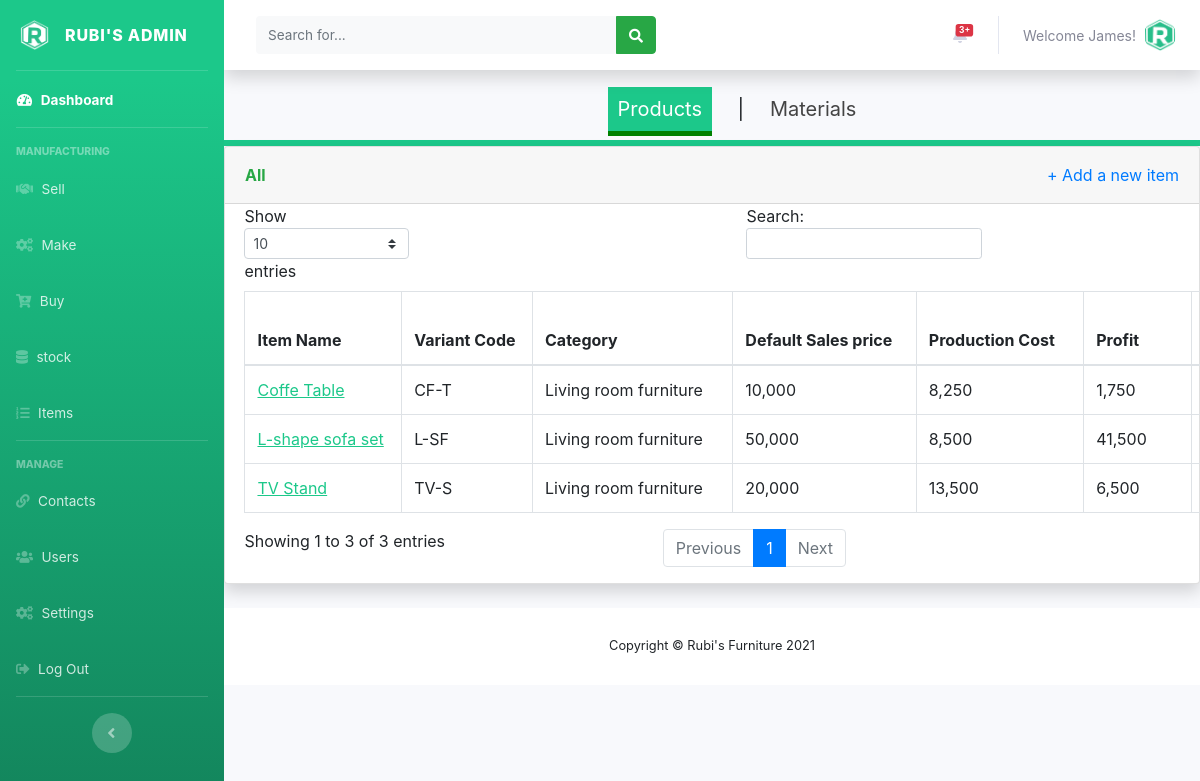
Page /admin/items.php (signed in) on the earlier database version.
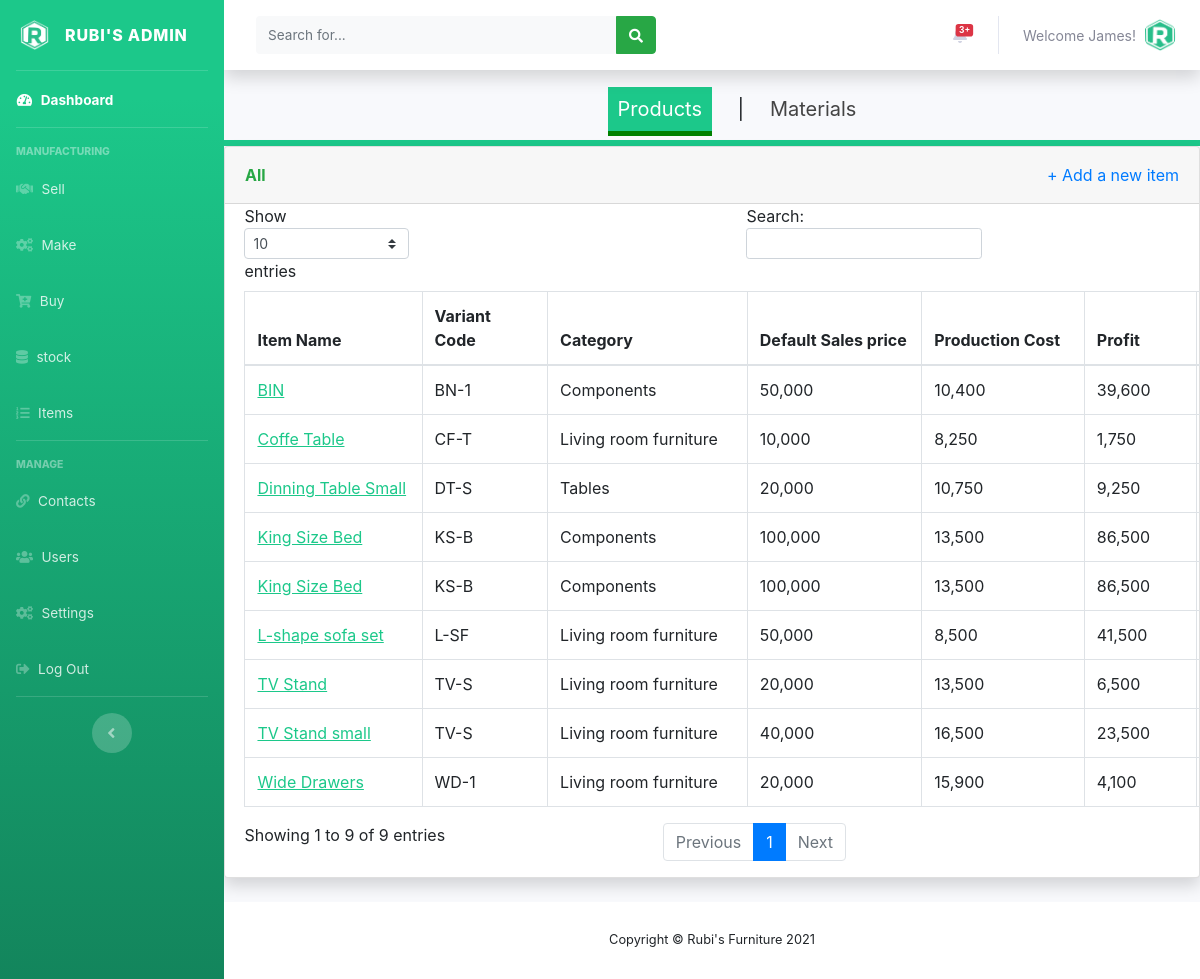
Same page on the later database version.
### tables this page shows
CREATE TABLE IF NOT EXISTS `users` (
  `user_id` int(11) NOT NULL AUTO_INCREMENT,
  `full_name` varchar(150) NOT NULL,
  `user_name` varchar(120) NOT NULL,
  `user_password` varchar(250) NOT NULL,
  `email` varchar(120) NOT NULL,
  `role` int(10) NOT NULL,
  `user_status` int(11) NOT NULL DEFAULT '0',
  `date_created` timestamp NOT NULL DEFAULT CURRENT_TIMESTAMP,
  PRIMARY KEY (`user_id`),
  KEY `role` (`role`)
);

CREATE TABLE IF NOT EXISTS `tbl_items` (
  `id` int(11) NOT NULL AUTO_INCREMENT,
  `item_name` varchar(150) NOT NULL,
  `variant_code` varchar(150) NOT NULL,
  `category` int(11) NOT NULL DEFAULT '0',
  `item_materials` varchar(150) NOT NULL,
  `item_operations` varchar(150) NOT NULL,
  `item_resources` varchar(150) NOT NULL,
  `default_sales_price` int(11) NOT NULL,
  `date_created` timestamp NOT NULL DEFAULT CURRENT_TIMESTAMP,
  PRIMARY KEY (`id`)
);

CREATE TABLE IF NOT EXISTS `tbl_categories` (
  `id` int(11) NOT NULL AUTO_INCREMENT,
  `category_description` varchar(150) NOT NULL,
  PRIMARY KEY (`id`)
);

### admin/items.php (the view, shortened to what this page needs)
<?php
include('../includes/config.php');
if (empty($_SESSION['user_id'])){
  header('Location: ../index.php');
}
else{
  include('includes/header.php');
  include('includes/navbar.php');
  include('includes/topbar.php');
  ?>
  <div class="nav1">
    <ul>
      <li><a href="items.php" class="active1" style="color:#FFFFFF;  background: #1cc88a;" >Products</a></li>
      <li>|</li>
      <li><a href="materials.php">Materials</a></li>
    </ul>
  </div>
  <div class="card shadow mb-4">
    <div class="card-header py-3">
      <div class="row mb-12">
        <div class="col mb-7 font-weight-bold text-success"
        <h6 class="m-0">All</h6>
      </div>
      <div align="right" class="col">
        <a href="addnewitem.php">
          + Add a new item
        </a>
      </div>
    </div>
  </div>
  <div class="table-responsive">
    <?php
    $sql = "SELECT tbl_items.*, tbl_categories.category_description FROM tbl_items INNER JOIN tbl_categories ON tbl_items.category = tbl_categories.id";
    $querry=$dbconn->prepare($sql);
    $querry->execute();
    $rows = $querry->fetchAll(PDO::FETCH_OBJ);
    $count = $querry->rowCount();
    ?>
    <table class="table table-bordered" id="dataTable" width="120%" cellspacing="0">
      <thead>
        <tr>
          <th>Item Name</th>
          <th>Variant Code</th>
          <th>Category</th>
          <th>Default Sales price</th>
          <th>Production Cost</th>
          <th>Profit</th>
          <th>Margin</th>
        </tr>
      </thead>
      <tbody>
        <?php if($count > 0)
        {
          foreach($rows as $row) {
            $default_sales_price = $row->default_sales_price;
            ?>
            <tr>
              <td><a href="productdetails.php?p_id=<?php echo($row->id);?>" class="prod" style="color: #1cc88a;"><?php echo htmlentities($row->item_name);?></a></td>
              <td><?php echo htmlentities($row->variant_code);?></td>
              <td><?php echo htmlentities($row->category_description);?></td>
              <td><?php echo htmlentities(number_format($row->default_sales_price));?></td>
                <?php
                $required_materials = unserialize($row->item_materials);
                $required_operations = unserialize($row->item_operations);
                $required_resources = unserialize($row->item_resources);
                $total_cost = 0;
                $production_period = 0;
                $req_resources = 0;
                foreach ($required_materials as $materials) {
                  $sql = "SELECT purchase_price FROM tbl_materials WHERE id = $materials";
                  $querry=$dbconn->prepare($sql);
                  $querry->execute();
                  $rows = $querry->fetchAll(PDO::FETCH_OBJ);
                  $count = $querry->rowCount();
                  if($count > 0)
                  {
                    foreach($rows as $row) {
                        $total_cost += $row->purchase_price;
                     }
                  }
                }
                foreach ($required_operations as $operations) {
                  $sql = "SELECT time_taken FROM tbl_operations WHERE id = $operations";
                  $querry=$dbconn->prepare($sql);
                  $querry->execute();
                  $rows = $querry->fetchAll(PDO::FETCH_OBJ);
                  $count = $querry->rowCount();
                  if($count > 0)
                  {
                    foreach($rows as $row) {
                        $production_period += $row->time_taken;
                     }
                  }
                }
                foreach ($required_resources as $charge_per_hour) {
                  $sql = "SELECT resource_amount_per_hour FROM tbl_resources WHERE id = $charge_per_hour";
                  $querry=$dbconn->prepare($sql);
                  $querry->execute();
                  $rows = $querry->fetchAll(PDO::FETCH_OBJ);
                  $count = $querry->rowCount();
                  if($count > 0)
                  {
                    foreach($rows as $row) {
                        $req_resources += $row->resource_amount_per_hour;
                     }
                  }
                }
              $total = $total_cost + ($req_resources * $production_period);
              $profit = $default_sales_price - $total;?>
              <td><?php echo htmlentities(number_format($total));?></td>
              <td><?php echo htmlentities(number_format($profit));?></td>
              <td><?php echo htmlentities(round(($profit * 100) / $default_sales_price, 1))."%";?></td>
          </tr>
        <?php }}?>
      </tbody>
    </table>
  </div>
</div>
<?php
include('includes/footer.php');
}?>

### admin/includes/header.php (shortened to what this page needs)
<!DOCTYPE html>
<html lang="en">
<head>
  <link href="vendor/fontawesome-free/css/all.min.css" rel="stylesheet" type="text/css">
  <link href="css/sb-admin-2.min.css" rel="stylesheet">
  <link href="custom-css/mystyle.css" rel="stylesheet">
  <link rel="stylesheet" type="text/css" href="css/bootstrap.css">
</head>
<body id="page-top">
  <div id="wrapper">

### admin/includes/navbar.php (shortened to what this page needs)
<ul class="navbar-nav bg-gradient-success sidebar sidebar-dark accordion" id="accordionSidebar">
  <a class="sidebar-brand d-flex align-items-center justify-content-center" href="index.php">
    <div class="sidebar-brand-icon rotate-n-0">
      <img src="assets/img/logo/pms_logo.png" height="30px"/>
    </div>
    <div class="sidebar-brand-text mx-3">Rubi's Admin</div>
  </a>
  <hr class="sidebar-divider my-0">
  <li class="nav-item active">
    <a class="nav-link" href="index.php">
      <i class="fas fa-fw fa-tachometer-alt"></i>
      <span>Dashboard</span></a>
    </li>
    <hr class="sidebar-divider">
    <div class="sidebar-heading">
      Manufacturing
    </div>
    <li class="nav-item">
      <a class="nav-link" href="sellsquote.php">
        <i class="fa fa-handshake"></i>
        <span>Sell</span></a>
      </li>
      <li class="nav-item">
        <a class="nav-link" href="makeorders.php">
          <i class="fa fa-cogs"></i>
          <span>Make</span></a>
        </li>
        <li class="nav-item">
          <a class="nav-link" href="buymaterials.php">
            <i class="fa fa-cart-plus"></i>
            <span>Buy</span></a>
          </li>   <li class="nav-item">
            <a class="nav-link" href="stock.php">
              <i class="fa fa-database"></i>
              <span>stock</span></a>
            </li>
            <li class="nav-item">
              <a class="nav-link" href="items.php">
                <i class="fa fa-list-ol"></i>
                <span>Items</span></a>
              </li>
              <hr class="sidebar-divider">
              <div class="sidebar-heading">
                Manage
              </div>
              <li class="nav-item">
                <a class="nav-link" href="customers.php">
                  <i class="fa fa-link"></i>
                  <span>Contacts</span></a>
                </li>
                <li class="nav-item">
                  <a class="nav-link" href="users.php">
                    <i class="fa fa-users"></i>
                    <span>Users</span></a>
                  </li>
                  <li class="nav-item">
                    <a class="nav-link" href="settings.php">
                      <i class="fa fa-cogs"></i>
                      <span>Settings</span></a>
                    </li>
                    <li class="nav-item">
                      <a class="nav-link" href="logout.php">
                        <i class="fa fa-sign-out-alt"></i>
                        <span>Log Out</span></a>
                      </li>
                    <hr class="sidebar-divider d-none d-md-block">
                    <div class="text-center d-none d-md-inline">
                      <button class="rounded-circle border-0" id="sidebarToggle"></button>
                    </div>
                  </ul>

### admin/includes/topbar.php (shortened to what this page needs)
<div id="content-wrapper" class="d-flex flex-column">
  <div id="content">
    <nav class="navbar navbar-expand navbar-light bg-white topbar mb-4 static-top shadow">
      <form
      class="d-none d-sm-inline-block form-inline mr-auto ml-md-3 my-2 my-md-0 mw-100 navbar-search">
      <div class="input-group">
        <input type="text" class="form-control bg-light border-0 small" placeholder="Search for..."
        aria-label="Search" aria-describedby="basic-addon2">
        <div class="input-group-append">
          <button class="btn btn-success" type="button">
            <i class="fas fa-search fa-sm"></i>
          </button>
        </div>
      </div>
    </form>
    <ul class="navbar-nav ml-auto">
  <li class="nav-item dropdown no-arrow mx-1">
    <a class="nav-link dropdown-toggle" href="#" id="alertsDropdown" role="button"
    data-toggle="dropdown" aria-haspopup="true" aria-expanded="false">
    <span class="badge badge-danger badge-counter">3+</span>
  </a>
</li>
<li class="nav-item dropdown no-arrow">
  <a class="nav-link dropdown-toggle" href="#" id="userDropdown" role="button"
  data-toggle="dropdown" aria-haspopup="true" aria-expanded="false">
  <?php
  $staff_id = $_SESSION['user_id'];
  $sql = "SELECT user_name FROM users WHERE user_id = :staff_id";
  $querry=$dbconn->prepare($sql);
  $querry->bindParam(':staff_id', $staff_id, PDO::PARAM_INT);
  $querry->execute();
  $rows = $querry->fetchAll(PDO::FETCH_ASSOC);
  $count = $querry->rowCount();
  if($count > 0)
  {
    foreach($rows as $row) {?>
      <span class="mr-2 d-none d-lg-inline text-gray-600 small"><?php echo htmlentities('Welcome'."  ".$row['user_name'].'!') ?></span>
    <?php }
  }?>
  <img class="img-profile rounded-circle"
  src="../assets/img/logo/rubi_icon.png">
</a>
</li>
</ul>
</nav>

### admin/includes/footer.php (shortened to what this page needs)
<footer class="sticky-footer bg-white">
  <div class="container my-auto">
    <div class="copyright text-center my-auto">
      <span>Copyright &copy; Rubi's Furniture 2021</span>
    </div>
  </div>
</footer>
</div>
</body>
</html>

### admin/custom-css/mystyle.css (style rules this page uses)
.form-control { border:0; padding: 7px; border-bottom: solid 1px #ccc; }

### admin/items.php (style rules this page uses)
.nav1 { font-size:20px; text-decoration:none; text-align:center; border-bottom: 6px solid #1cc88a; }
.nav1 ul li { padding:10px; display:inline; }
.nav1 ul li a { text-decoration:none; color:#444; }
.active1 { color:#000; border-bottom:5px solid green; padding:10px; }
.prod { text-decoration-line: underline; }
.table-responsive { margin-left: 2%; table-layout: auto; }

Differences in the rows shown:
added tbl_items: item_name "Dinning Table Small", variant_code "DT-S", tbl_categories.category_description "Tables", default_sales_price "20,000", total "10,750", default_sales_price "9,250"
added tbl_items: item_name "TV Stand small", variant_code "TV-S", tbl_categories.category_description "Living room furniture", default_sales_price "40,000", total "16,500", default_sales_price "23,500"
added tbl_items: item_name "King Size Bed", variant_code "KS-B", tbl_categories.category_description "Components", default_sales_price "100,000", total "13,500", default_sales_price "86,500"
added tbl_items: item_name "King Size Bed", variant_code "KS-B", tbl_categories.category_description "Components", default_sales_price "100,000", total "13,500", default_sales_price "86,500"
added tbl_items: item_name "BIN", variant_code "BN-1", tbl_categories.category_description "Components", default_sales_price "50,000", total "10,400", default_sales_price "39,600"
added tbl_items: item_name "Wide Drawers", variant_code "WD-1", tbl_categories.category_description "Living room furniture", default_sales_price "20,000", total "15,900", default_sales_price "4,100"
Other differences:
text written by a page script: "Show entries Search: Showing 1 to 3 of 3 entries Previous 1 Next" → "Show entries Search: Showing 1 to 9 of 9 entries Previous 1 Next"
